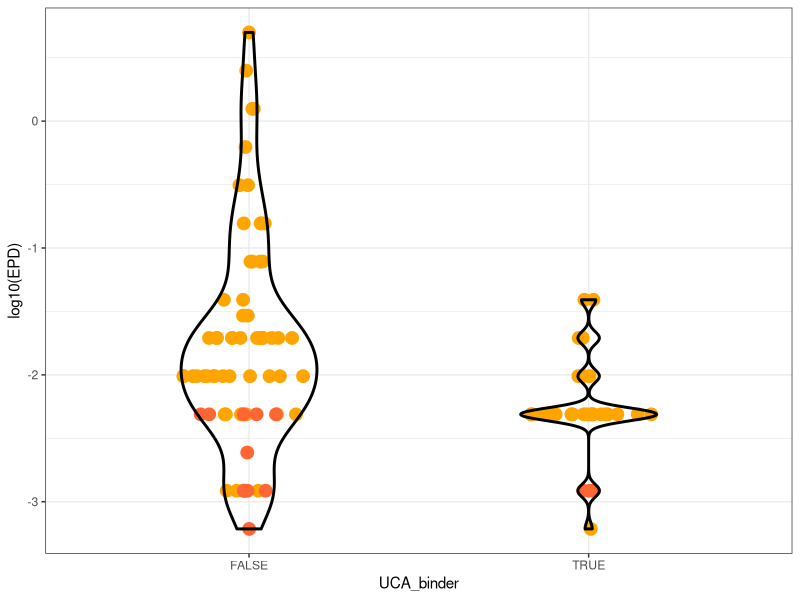
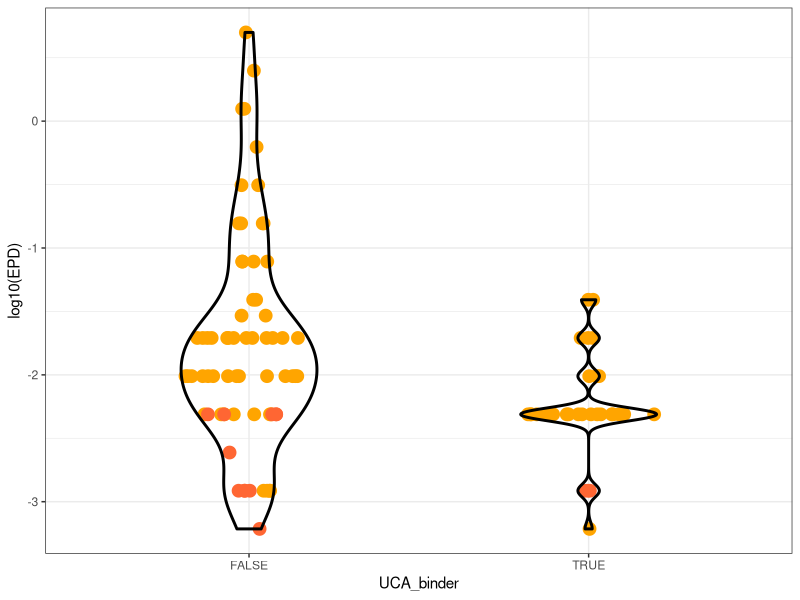

Source code (R) for these figures, in order:
library(ggplot2)
library(ggforce)
EPDs <- read.csv("Data/BCR_auxiliaries/End-point_dilutions.csv")

allUCAs <- read.csv("Data/BCR_auxiliaries/All_with_UCA.csv")

EPDs$UCA_binder <- sapply(EPDs$CELL, function(x){
    if(x %in% allUCAs$CELL){
        locResRaw <- unique(allUCAs$Specific_UCA_BS[which(allUCAs$CELL == x)])
    } else {
        NA
    }
    
})

EPDs <- EPDs[-which(is.na(EPDs$UCA_binder)),]

EPDs$donor <- substr(EPDs$CELL, 1, 4)
EPDs$antigen <- factor(sapply(EPDs$donor, switch, 
                       "1166" = "orange", 
                       "1227" = "orange", 
                       "1284" = "#FF6633"), 
                       levels = c("orange", "#FF6633"))

#Here, we order them so that the CASPR2 events are visible. 
EPDs <- EPDs[order(EPDs$UCA_binder, EPDs$antigen),]

set.seed(10)
ggplot(EPDs, aes(x = UCA_binder,
                 y = log10(EPD))) +
    geom_sina(jitter_y = FALSE, 
              scale = "width", 
              maxwidth = 0.4, 
              size = 4, color = EPDs$antigen) +
    geom_violin(alpha = 0, scale = "width", width = 0.4, linewidth = 1, color = "black") +
    theme_bw()

ggsave("Results/Figure_4_plots/4D_UCA_binders_vs_EPC.pdf", 
       width = 4, height = 5)

wilcox.test(EPDs$EPD[which(EPDs$UCA_binder == TRUE &
                               EPDs$antigen == "orange")],
            EPDs$EPD[which(EPDs$UCA_binder == FALSE &
                               EPDs$antigen == "orange")])
#p-value 0.0001007
wilcox.test(EPDs$EPD[which(EPDs$UCA_binder == TRUE &
                               EPDs$antigen == "#FF6633")],
            EPDs$EPD[which(EPDs$UCA_binder == FALSE &
                               EPDs$antigen == "#FF6633")])
#p-value 0.1869

#And the combination
wilcox.test(EPDs$EPD[which(EPDs$UCA_binder == TRUE)],
            EPDs$EPD[which(EPDs$UCA_binder == FALSE)])
#0.001663


